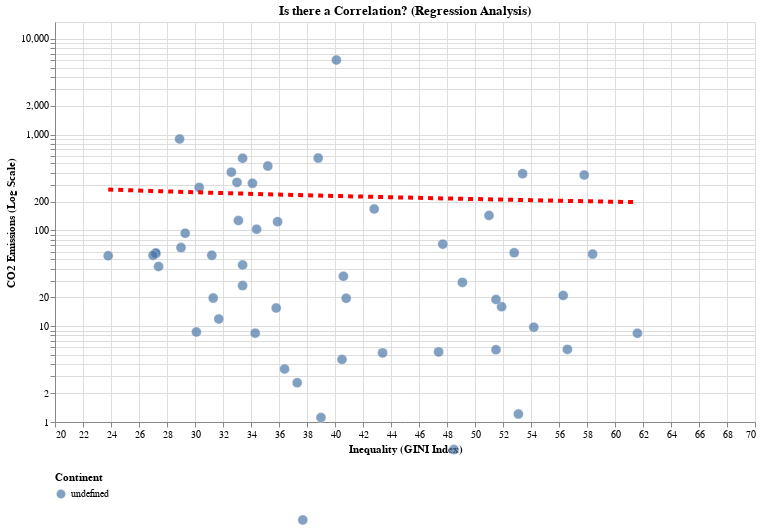

Notebook code cell kept with this figure:
### Code cell
# ======================================
# 7. CORRELATION ANALYSIS: Scatter Plot with Regression Line
# ======================================

# A. Slider for Time Travel
slider = alt.binding_range(min=min_year, max=max_year, step=1, name='Select Year: ')
select_year = alt.selection_point(fields=['year'], bind=slider, value=2000)

# B. Base Chart
base = alt.Chart(df_final).encode(
    x=alt.X('GINI:Q', title='Inequality (GINI Index)', scale=alt.Scale(domain=[20, 70])),
    y=alt.Y('CO2:Q', title='CO2 Emissions (Log Scale)', scale=alt.Scale(type='log', domain=[1, 15000]))
).add_params(
    select_year
).transform_filter(
    select_year
)

# C. The Scatter Points
points = base.mark_circle(size=100, opacity=0.7, stroke='white', strokeWidth=0.5).encode(
    color=alt.Color('Continent:N', legend=alt.Legend(orient='bottom')),
    tooltip=['Country Name', 'GINI', 'CO2']
)

# D. The Regression Line (The "Correlation")
# This calculates the mathematical trend
line = base.transform_regression(
    'GINI', 'CO2', method='log'
).mark_line(
    color='red',
    size=4,
    strokeDash=[5, 5]
)

# E. Combine
correlation_chart = (points + line).properties(
    width=700,
    height=400,
    title="Is there a Correlation? (Regression Analysis)"
)

correlation_chart

### Figure 1 — Vega-Lite specification as saved in the notebook (floating-point values rounded to 4 significant figures; data arrays with more than 128 entries replaced by an {"elided": "..."} marker saying what was removed)
{"config": {"view": {"continuousWidth": 300, "continuousHeight": 300}}, "layer": [{"mark": {"type": "circle", "opacity": 0.7, "size": 100, "stroke": "white", "strokeWidth": 0.5}, "encoding": {"color": {"field": "Continent", "legend": {"orient": "bottom"}, "type": "nominal"}, "tooltip": [{"field": "Country Name", "type": "nominal"}, {"field": "GINI", "type": "quantitative"}, {"field": "CO2", "type": "quantitative"}], "x": {"field": "GINI", "scale": {"domain": [20, 70]}, "title": "Inequality (GINI Index)", "type": "quantitative"}, "y": {"field": "CO2", "scale": {"domain": [1, 15000], "type": "log"}, "title": "CO2 Emissions (Log Scale)", "type": "quantitative"}}, "name": "view_6", "transform": [{"filter": {"param": "param_6"}}]}, {"mark": {"type": "line", "color": "red", "size": 4, "strokeDash": [5, 5]}, "encoding": {"x": {"field": "GINI", "scale": {"domain": [20, 70]}, "title": "Inequality (GINI Index)", "type": "quantitative"}, "y": {"field": "CO2", "scale": {"domain": [1, 15000], "type": "log"}, "title": "CO2 Emissions (Log Scale)", "type": "quantitative"}}, "transform": [{"filter": {"param": "param_6"}}, {"on": "GINI", "regression": "CO2", "method": "log"}]}], "data": {"name": "data-b8fd61fda44f1c7b0326e43e7efe67e0"}, "height": 400, "params": [{"name": "param_6", "select": {"type": "point", "fields": ["year"]}, "bind": {"input": "range", "max": 2020, "min": 1990, "name": "Select Year: ", "step": 1}, "value": 2000, "views": ["view_6"]}], "title": "Is there a Correlation? (Regression Analysis)", "width": 700, "$schema": "https://vega.github.io/schema/vega-lite/v5.20.1.json", "datasets": {"data-b8fd61fda44f1c7b0326e43e7efe67e0": {"elided": "1744 records"}}}
